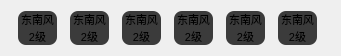
   <widget class="QWidget" name="layoutWidget">
    <property name="geometry">
     <rect>
      <x>20</x>
      <y>300</y>
      <width>341</width>
      <height>41</height>
     </rect>
    </property>
    <layout class="QHBoxLayout" name="HLFXMess">
     <item>
      <layout class="QVBoxLayout" name="VLFXMess_1">
       <property name="spacing">
        <number>0</number>
       </property>
       <item>
        <widget class="QLabel" name="FXday_1">
         <property name="maximumSize">
          <size>
           <width>39</width>
           <height>19</height>
          </size>
         </property>
         <property name="font">
          <font>
           <pointsize>8</pointsize>
          </font>
         </property>
         <property name="styleSheet">
          <string notr="true">background-color: rgb(59, 59, 59);
border-top-right-radius:8px;
border-top-left-radius:8px;</string>
         </property>
         <property name="text">
          <string>东南风</string>
         </property>
         <property name="alignment">
          <set>Qt::AlignCenter</set>
         </property>
        </widget>
       </item>
       <item>
        <widget class="QLabel" name="FXdegree_1">
         <property name="maximumSize">
          <size>
           <width>39</width>
           <height>19</height>
          </size>
         </property>
         <property name="font">
          <font>
           <pointsize>8</pointsize>
          </font>
         </property>
         <property name="styleSheet">
          <string notr="true">background-color: rgb(59, 59, 59);
border-bottom-right-radius:8px;
border-bottom-left-radius:8px;</string>
         </property>
         <property name="text">
          <string>2级</string>
         </property>
         <property name="alignment">
          <set>Qt::AlignCenter</set>
         </property>
        </widget>
       </item>
      </layout>
     </item>
     <item>
      <layout class="QVBoxLayout" name="VLFXMess_2">
       <property name="spacing">
        <number>0</number>
       </property>
       <item>
        <widget class="QLabel" name="FXday_2">
         <property name="maximumSize">
          <size>
           <width>39</width>
           <height>19</height>
          </size>
         </property>
         <property name="font">
          <font>
           <pointsize>8</pointsize>
          </font>
         </property>
         <property name="styleSheet">
          <string notr="true">background-color: rgb(59, 59, 59);
border-top-right-radius:8px;
border-top-left-radius:8px;</string>
         </property>
         <property name="text">
          <string>东南风</string>
         </property>
         <property name="alignment">
          <set>Qt::AlignCenter</set>
         </property>
        </widget>
       </item>
       <item>
        <widget class="QLabel" name="FXdegree_2">
         <property name="maximumSize">
          <size>
           <width>39</width>
           <height>19</height>
          </size>
         </property>
         <property name="font">
          <font>
           <pointsize>8</pointsize>
          </font>
         </property>
         <property name="styleSheet">
          <string notr="true">background-color: rgb(59, 59, 59);
border-bottom-right-radius:8px;
border-bottom-left-radius:8px;</string>
         </property>
         <property name="text">
          <string>2级</string>
         </property>
         <property name="alignment">
          <set>Qt::AlignCenter</set>
         </property>
        </widget>
       </item>
      </layout>
     </item>
     <item>
      <layout class="QVBoxLayout" name="VLFXMess_3">
       <property name="spacing">
        <number>0</number>
       </property>
       <item>
        <widget class="QLabel" name="FXday_3">
         <property name="maximumSize">
          <size>
           <width>39</width>
           <height>19</height>
          </size>
         </property>
         <property name="font">
          <font>
           <pointsize>8</pointsize>
          </font>
         </property>
         <property name="styleSheet">
          <string notr="true">background-color: rgb(59, 59, 59);
border-top-right-radius:8px;
border-top-left-radius:8px;</string>
         </property>
         <property name="text">
          <string>东南风</string>
         </property>
         <property name="alignment">
          <set>Qt::AlignCenter</set>
         </property>
        </widget>
       </item>
       <item>
        <widget class="QLabel" name="FXdegree_3">
         <property name="maximumSize">
          <size>
           <width>39</width>
           <height>19</height>
          </size>
         </property>
         <property name="font">
          <font>
           <pointsize>8</pointsize>
          </font>
         </property>
         <property name="styleSheet">
          <string notr="true">background-color: rgb(59, 59, 59);
border-bottom-right-radius:8px;
border-bottom-left-radius:8px;</string>
         </property>
         <property name="text">
          <string>2级</string>
         </property>
         <property name="alignment">
          <set>Qt::AlignCenter</set>
         </property>
        </widget>
       </item>
      </layout>
     </item>
     <item>
      <layout class="QVBoxLayout" name="VLFXMess_4">
       <property name="spacing">
        <number>0</number>
       </property>
       <item>
        <widget class="QLabel" name="FXday_4">
         <property name="maximumSize">
          <size>
           <width>39</width>
           <height>19</height>
          </size>
         </property>
         <property name="font">
          <font>
           <pointsize>8</pointsize>
          </font>
         </property>
         <property name="styleSheet">
          <string notr="true">background-color: rgb(59, 59, 59);
border-top-right-radius:8px;
border-top-left-radius:8px;</string>
         </property>
         <property name="text">
          <string>东南风</string>
         </property>
         <property name="alignment">
          <set>Qt::AlignCenter</set>
         </property>
        </widget>
       </item>
       <item>
        <widget class="QLabel" name="FXdegree_4">
         <property name="maximumSize">
          <size>
           <width>39</width>
           <height>19</height>
          </size>
         </property>
         <property name="font">
          <font>
           <pointsize>8</pointsize>
          </font>
         </property>
         <property name="styleSheet">
          <string notr="true">background-color: rgb(59, 59, 59);
border-bottom-right-radius:8px;
border-bottom-left-radius:8px;</string>
         </property>
         <property name="text">
          <string>2级</string>
         </property>
         <property name="alignment">
          <set>Qt::AlignCenter</set>
         </property>
        </widget>
       </item>
      </layout>
     </item>
     <item>
      <layout class="QVBoxLayout" name="VLFXMess_5">
       <property name="spacing">
        <number>0</number>
       </property>
       <item>
        <widget class="QLabel" name="FXday_5">
         <property name="maximumSize">
          <size>
           <width>39</width>
           <height>19</height>
          </size>
         </property>
         <property name="font">
          <font>
           <pointsize>8</pointsize>
          </font>
         </property>
         <property name="styleSheet">
          <string notr="true">background-color: rgb(59, 59, 59);
border-top-right-radius:8px;
border-top-left-radius:8px;</string>
         </property>
         <property name="text">
          <string>东南风</string>
         </property>
         <property name="alignment">
          <set>Qt::AlignCenter</set>
         </property>
        </widget>
       </item>
       <item>
        <widget class="QLabel" name="FXdegree_5">
         <property name="maximumSize">
          <size>
           <width>39</width>
           <height>19</height>
          </size>
         </property>
         <property name="font">
          <font>
           <pointsize>8</pointsize>
          </font>
         </property>
         <property name="styleSheet">
          <string notr="true">background-color: rgb(59, 59, 59);
border-bottom-right-radius:8px;
border-bottom-left-radius:8px;</string>
         </property>
         <property name="text">
          <string>2级</string>
         </property>
         <property name="alignment">
          <set>Qt::AlignCenter</set>
         </property>
        </widget>
       </item>
      </layout>
     </item>
     <item>
      <layout class="QVBoxLayout" name="VLFXMess_6">
       <property name="spacing">
        <number>0</number>
       </property>
       <item>
        <widget class="QLabel" name="FXday_6">
         <property name="maximumSize">
          <size>
           <width>39</width>
           <height>19</height>
          </size>
         </property>
         <property name="font">
          <font>
           <pointsize>8</pointsize>
          </font>
         </property>
         <property name="styleSheet">
          <string notr="true">background-color: rgb(59, 59, 59);
border-top-right-radius:8px;
border-top-left-radius:8px;</string>
         </property>
         <property name="text">
          <string>东南风</string>
         </property>
         <property name="alignment">
          <set>Qt::AlignCenter</set>
         </property>
        </widget>
       </item>
       <item>
        <widget class="QLabel" name="FXdegree_6">
         <property name="maximumSize">
          <size>
           <width>39</width>
           <height>19</height>
          </size>
         </property>
         <property name="font">
          <font>
           <pointsize>8</pointsize>
          </font>
         </property>
         <property name="styleSheet">
          <string notr="true">background-color: rgb(59, 59, 59);
border-bottom-right-radius:8px;
border-bottom-left-radius:8px;</string>
         </property>
         <property name="text">
          <string>2级</string>
         </property>
         <property name="alignment">
          <set>Qt::AlignCenter</set>
         </property>
        </widget>
       </item>
      </layout>
     </item>
    </layout>
   </widget>
